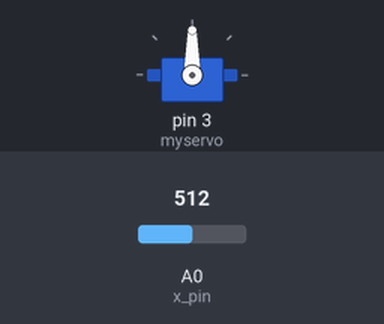
The sketch below on a simulated Arduino Uno, built with avr-gcc and run on an emulated ATmega328P. On the bench: servo. The inputs (shaded band) are chosen by the test bench; at power-on: A0 (x_pin) = 512.

Above: at 1.3 s.
1.4 s: A0 (x_pin) set to 716
At 2.7 s:
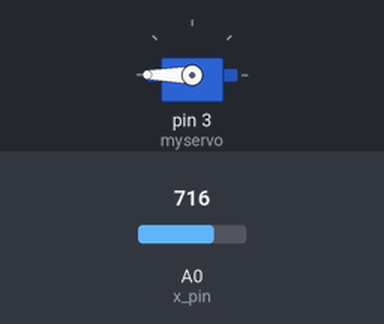
3.0 s: A0 (x_pin) set to 796
4.5 s: A0 (x_pin) set to 812
At 5.1 s:
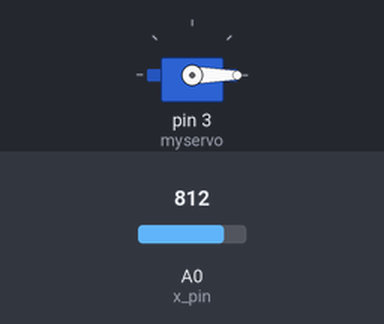
6.0 s: A0 (x_pin) set to 1023
At 6.3 s:
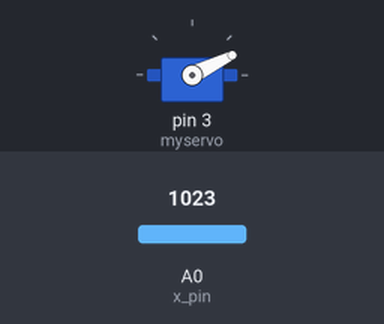
7.5 s: A0 (x_pin) set to 306
At 8.7 s:
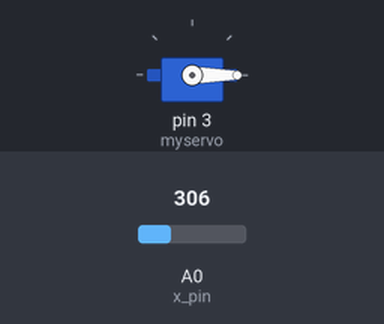
Timing chart, 0 to 10.0 s (numbered marks = the images above; inputs shaded):
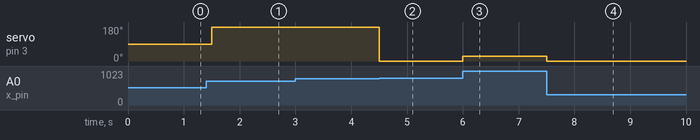

The sketch:

pendeteksi_gempa1.ino
```cpp
#include <Servo.h>
Servo myservo;

const int x_pin = A0;

void setup () {
  analogReference(EXTERNAL);
  Serial.begin(9600);
  myservo.attach(3);
}

void loop(){

  int x;

  // read pins and obtain  accelerometer input
  x = analogRead(x_pin);

  myservo.write(map(x, 448,576,0,180));
  delay(500);
}
```

Measured:
- the behaviour switches between 803 and 804 on A0 (x_pin) (found by bisection; images 1 and 2)
- after the input at 1.4 s, servo on pin 3 (myservo): 90° → 180° after 0.10 s
- after the input at 3.0 s, every drawn part: stays the same
- after the input at 4.5 s, servo on pin 3 (myservo): 180° → 0° at once
- after the input at 6.0 s, servo on pin 3 (myservo): 0° → 26° at once
- after the input at 7.5 s, servo on pin 3 (myservo): 26° → 0° at once
